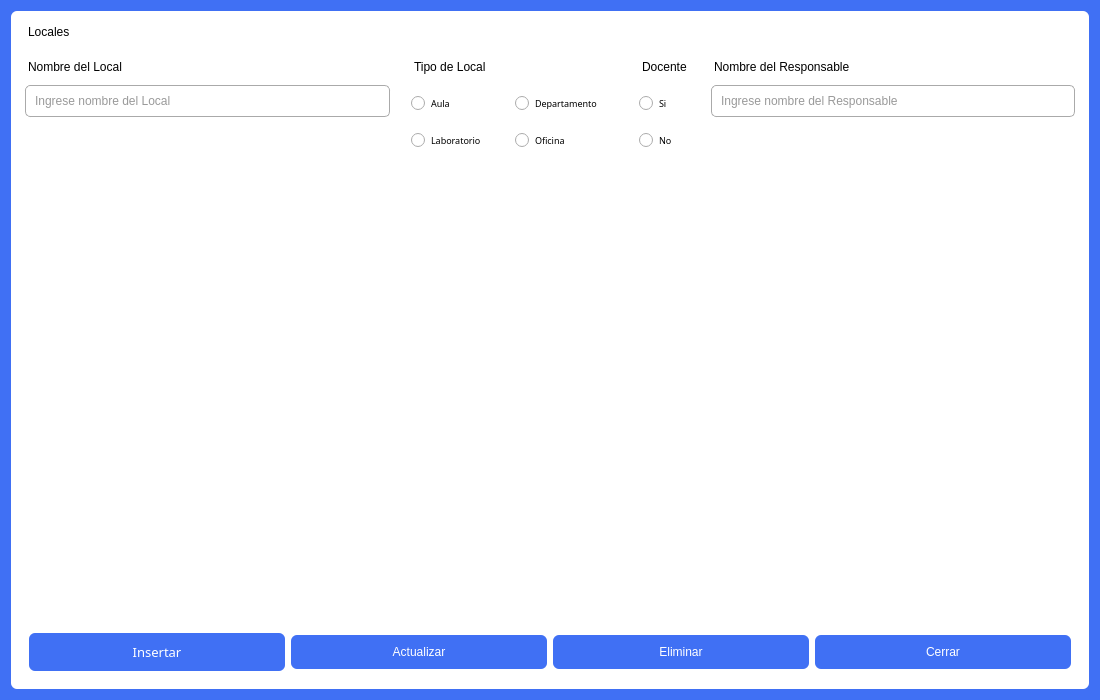
<?xml version="1.0" encoding="UTF-8"?>
<ui version="4.0">
 <class>Dialog</class>
 <widget class="QDialog" name="Dialog">
  <property name="windowModality">
   <enum>Qt::NonModal</enum>
  </property>
  <property name="geometry">
   <rect>
    <x>0</x>
    <y>0</y>
    <width>1100</width>
    <height>700</height>
   </rect>
  </property>
  <property name="minimumSize">
   <size>
    <width>1100</width>
    <height>700</height>
   </size>
  </property>
  <property name="font">
   <font>
    <family>Bahnschrift Light SemiCondensed</family>
    <pointsize>9</pointsize>
   </font>
  </property>
  <property name="windowTitle">
   <string>Facul-Tech</string>
  </property>
  <property name="styleSheet">
   <string notr="true">  background-color: #4070f4;</string>
  </property>
  <layout class="QGridLayout" name="gridLayout">
   <item row="0" column="0">
    <widget class="QFrame" name="frame_2">
     <property name="styleSheet">
      <string notr="true">border-radius:6px;
background-color:white;</string>
     </property>
     <property name="frameShape">
      <enum>QFrame::StyledPanel</enum>
     </property>
     <property name="frameShadow">
      <enum>QFrame::Raised</enum>
     </property>
     <layout class="QGridLayout" name="gridLayout_2">
      <item row="0" column="0">
       <widget class="QLabel" name="label">
        <property name="styleSheet">
         <string notr="true">margin: 5px;
font: 13pt &quot;Bahnschrift&quot;;</string>
        </property>
        <property name="text">
         <string>Locales</string>
        </property>
       </widget>
      </item>
      <item row="1" column="0">
       <widget class="QLabel" name="label_2">
        <property name="styleSheet">
         <string notr="true">margin: 10px 10px 5px 5px;
font: 9pt &quot;Bahnschrift Light SemiCondensed&quot;;
</string>
        </property>
        <property name="text">
         <string>Nombre del Local</string>
        </property>
       </widget>
      </item>
      <item row="1" column="3">
       <widget class="QLabel" name="label_6">
        <property name="styleSheet">
         <string notr="true">margin: 10px 10px 5px 30px;
font: 9pt &quot;Bahnschrift Light SemiCondensed&quot;;
</string>
        </property>
        <property name="text">
         <string>Docente</string>
        </property>
       </widget>
      </item>
      <item row="1" column="1">
       <widget class="QLabel" name="label_5">
        <property name="styleSheet">
         <string notr="true">margin:10px 10px 5px 10px;
font: 9pt &quot;Bahnschrift Light SemiCondensed&quot;;
</string>
        </property>
        <property name="text">
         <string>Tipo de Local</string>
        </property>
       </widget>
      </item>
      <item row="1" column="4">
       <widget class="QLabel" name="label_7">
        <property name="styleSheet">
         <string notr="true">margin: 10px 10px 5px 5px;
font: 9pt &quot;Bahnschrift Light SemiCondensed&quot;;
</string>
        </property>
        <property name="text">
         <string>Nombre del Responsable</string>
        </property>
       </widget>
      </item>
      <item row="2" column="0">
       <widget class="QLineEdit" name="txt_nombre_local">
        <property name="styleSheet">
         <string notr="true">QLineEdit{
font: 25 9pt &quot;Bahnschrift Light SemiCondensed&quot;;
margin:0 5 5 5;
outline:none;
border:1px solid #aaa;
padding:7px;
border-radius: 5px;
color: #333;
}

QLineEdit:focus{
border: 1px solid #007acc;

}
</string>
        </property>
        <property name="alignment">
         <set>Qt::AlignLeading|Qt::AlignLeft|Qt::AlignVCenter</set>
        </property>
        <property name="placeholderText">
         <string>Ingrese nombre del Local</string>
        </property>
       </widget>
      </item>
      <item row="2" column="4">
       <widget class="QLineEdit" name="txt_responsable">
        <property name="styleSheet">
         <string notr="true">QLineEdit{
font: 25 9pt &quot;Bahnschrift Light SemiCondensed&quot;;
margin:0 5 5 5;
outline:none;
border:1px solid #aaa;
padding:7px;
border-radius: 5px;
color: #333;
}

QLineEdit:focus{
border: 1px solid #007acc;

}
</string>
        </property>
        <property name="alignment">
         <set>Qt::AlignLeading|Qt::AlignLeft|Qt::AlignVCenter</set>
        </property>
        <property name="placeholderText">
         <string>Ingrese nombre del Responsable</string>
        </property>
       </widget>
      </item>
      <item row="3" column="3">
       <widget class="QRadioButton" name="rbtn_no">
        <property name="font">
         <font>
          <family>Bahnschrift Light SemiCondensed</family>
          <pointsize>7</pointsize>
          <weight>50</weight>
          <italic>false</italic>
          <bold>false</bold>
         </font>
        </property>
        <property name="styleSheet">
         <string notr="true">font: 7pt &quot;Bahnschrift Light SemiCondensed&quot;;
margin: 5px 5px 5px 30px;

</string>
        </property>
        <property name="text">
         <string>No</string>
        </property>
        <attribute name="buttonGroup">
         <string notr="true">buttonGroup</string>
        </attribute>
       </widget>
      </item>
      <item row="4" column="1" colspan="4">
       <widget class="QTableWidget" name="tabla_locales">
        <property name="styleSheet">
         <string notr="true">QHeaderView::section{
font: 8pt &quot;Bahnschrift Light SemiCondensed&quot;;
}

QTableWidget QtableCornerButton::section{
font: 8pt &quot;Bahnschrift Light SemiCondensed&quot;;
border: solid 1px black;




}
QTableWidget{font: 8pt &quot;Bahnschrift Light SemiCondensed&quot;;
border:solid 1px gray;
margin: 30px 0 0 0;}
</string>
        </property>
        <property name="sizeAdjustPolicy">
         <enum>QAbstractScrollArea::AdjustToContentsOnFirstShow</enum>
        </property>
       </widget>
      </item>
      <item row="3" column="2">
       <widget class="QRadioButton" name="rbtn_oficina">
        <property name="font">
         <font>
          <family>Bahnschrift Light SemiCondensed</family>
          <pointsize>7</pointsize>
          <weight>50</weight>
          <italic>false</italic>
          <bold>false</bold>
         </font>
        </property>
        <property name="styleSheet">
         <string notr="true">font: 7pt &quot;Bahnschrift Light SemiCondensed&quot;;
margin: 0 5px 0 10px;
</string>
        </property>
        <property name="text">
         <string>Oficina</string>
        </property>
       </widget>
      </item>
      <item row="2" column="1">
       <widget class="QRadioButton" name="rbtn_aula">
        <property name="font">
         <font>
          <family>Bahnschrift Light SemiCondensed</family>
          <pointsize>7</pointsize>
          <weight>50</weight>
          <italic>false</italic>
          <bold>false</bold>
         </font>
        </property>
        <property name="styleSheet">
         <string notr="true">font: 7pt &quot;Bahnschrift Light SemiCondensed&quot;;
margin: 0 5px 0 10px;

</string>
        </property>
        <property name="text">
         <string>Aula</string>
        </property>
       </widget>
      </item>
      <item row="2" column="2">
       <widget class="QRadioButton" name="rbtn_departamento">
        <property name="font">
         <font>
          <family>Bahnschrift Light SemiCondensed</family>
          <pointsize>7</pointsize>
          <weight>50</weight>
          <italic>false</italic>
          <bold>false</bold>
         </font>
        </property>
        <property name="styleSheet">
         <string notr="true">font: 7pt &quot;Bahnschrift Light SemiCondensed&quot;;
margin: 0 5px 0 10px;


</string>
        </property>
        <property name="text">
         <string>Departamento</string>
        </property>
       </widget>
      </item>
      <item row="2" column="3">
       <widget class="QRadioButton" name="rbtn_si">
        <property name="font">
         <font>
          <family>Bahnschrift Light SemiCondensed</family>
          <pointsize>7</pointsize>
          <weight>50</weight>
          <italic>false</italic>
          <bold>false</bold>
         </font>
        </property>
        <property name="styleSheet">
         <string notr="true">font: 7pt &quot;Bahnschrift Light SemiCondensed&quot;;
margin: 0 5px 0px 30px;

</string>
        </property>
        <property name="text">
         <string>Si</string>
        </property>
        <attribute name="buttonGroup">
         <string notr="true">buttonGroup</string>
        </attribute>
       </widget>
      </item>
      <item row="3" column="1">
       <widget class="QRadioButton" name="rbtn_laboratorio">
        <property name="font">
         <font>
          <family>Bahnschrift Light SemiCondensed</family>
          <pointsize>7</pointsize>
          <weight>50</weight>
          <italic>false</italic>
          <bold>false</bold>
         </font>
        </property>
        <property name="styleSheet">
         <string notr="true">margin: 0 5px 0 10px;
</string>
        </property>
        <property name="text">
         <string>Laboratorio</string>
        </property>
       </widget>
      </item>
      <item row="5" column="0" colspan="5">
       <widget class="QFrame" name="frame">
        <property name="frameShape">
         <enum>QFrame::StyledPanel</enum>
        </property>
        <property name="frameShadow">
         <enum>QFrame::Raised</enum>
        </property>
        <layout class="QHBoxLayout" name="horizontalLayout">
         <item>
          <widget class="QPushButton" name="btn_insertar">
           <property name="font">
            <font>
             <family>Bahnschrift Light SemiCondensed</family>
             <pointsize>10</pointsize>
             <weight>50</weight>
             <italic>false</italic>
             <bold>false</bold>
            </font>
           </property>
           <property name="styleSheet">
            <string notr="true">QPushButton{
  width: 100%;
  padding: 10px;
  border-radius: 6px;
  line-height: 18px;
  background-color: #4070f4;
  color:white;
font: 10pt &quot;Bahnschrift Light SemiCondensed&quot;;}

QPushButton:hover{
  background-color: darkblue;}</string>
           </property>
           <property name="text">
            <string>Insertar</string>
           </property>
          </widget>
         </item>
         <item>
          <widget class="QPushButton" name="btn_actualizar">
           <property name="styleSheet">
            <string notr="true">QPushButton{ 
  width: 100%;
  padding: 10px;
  border-radius: 6px;
  line-height: 18px;
  background-color: #4070f4;
  color:white;
font: 10pt &quot;Bahnschrift Light SemiCondensed&quot;;}

QPushButton:hover{
  background-color: darkblue;}</string>
           </property>
           <property name="text">
            <string>Actualizar</string>
           </property>
          </widget>
         </item>
         <item>
          <widget class="QPushButton" name="btn_eliminar">
           <property name="styleSheet">
            <string notr="true">QPushButton{ 
  width: 100%;
  padding: 10px;
  border-radius: 6px;
  line-height: 18px;
  background-color: #4070f4;
  color:white;
font: 10pt &quot;Bahnschrift Light SemiCondensed&quot;;}

QPushButton:hover{
  background-color: darkblue;}</string>
           </property>
           <property name="text">
            <string>Eliminar</string>
           </property>
          </widget>
         </item>
         <item>
          <widget class="QPushButton" name="btn_cerrar">
           <property name="minimumSize">
            <size>
             <width>10</width>
             <height>10</height>
            </size>
           </property>
           <property name="styleSheet">
            <string notr="true">QPushButton{
  width: 100%;
  padding: 10px;
  border-radius: 6px;
  text-align: center;
  line-height: 18px;
  background-color: #4070f4;
  color:white;
font: 10pt &quot;Bahnschrift Light SemiCondensed&quot;;}

QPushButton:hover{
  background-color: darkblue;}</string>
           </property>
           <property name="text">
            <string>Cerrar</string>
           </property>
          </widget>
         </item>
        </layout>
       </widget>
      </item>
     </layout>
    </widget>
   </item>
  </layout>
 </widget>
 <resources/>
 <connections/>
 <buttongroups>
  <buttongroup name="buttonGroup"/>
 </buttongroups>
</ui>
